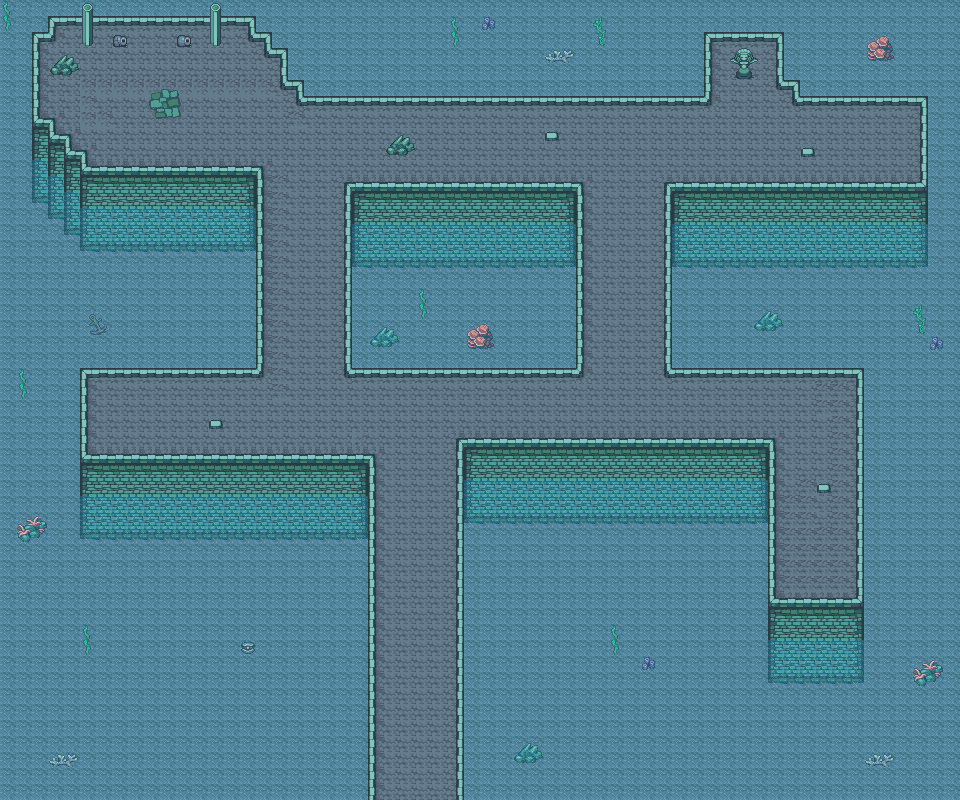

This game map was drawn from its Tiled (.tmx) file and the tilesets committed beside it. A one-line description and the trimmed map source follow:
An orthogonal 60x50 tile map with 16x16 px tiles, 7 tile layers (Collision, Background, Below Water, Clutterbelowwater, ...), 4 tilesets and 40 objects.

<map version="1.10" tiledversion="1.10.1" orientation="orthogonal" renderorder="right-down" width="60" height="50" tilewidth="16" tileheight="16" infinite="0" nextlayerid="14" nextobjectid="120">
 <editorsettings>
  <export format="tmx" />
 </editorsettings>
 <properties>
  <property name="dungeonEffect">{
  "startBattleWithCard": [ "Wall of Water|3ED|3ED" ]
}</property>
 </properties>
 <tileset firstgid="1" source="../../tileset/main.tsx" />
 <tileset firstgid="10113" source="../../tileset/buildings.tsx" />
 <tileset firstgid="11905" source="../../tileset/dungeon/dungeon_bis.tsx" />
 <tileset firstgid="28289" source="../../tileset/main-nocollide.tsx" />
 <layer id="13" name="Collision" width="60" height="50">
  <data>[3000 cells, 17 non-empty, 6 distinct tile ids]</data>
 </layer>
 <layer id="1" name="Background" width="60" height="50">
  <data>[3000 cells, 3000 non-empty, 1 distinct tile ids]</data>
 </layer>
 <layer id="11" name="Below Water" width="60" height="50">
  <data>[3000 cells, 309 non-empty, 12 distinct tile ids]</data>
 </layer>
 <layer id="12" name="Clutterbelowwater" width="60" height="50">
  <data>[3000 cells, 58 non-empty, 24 distinct tile ids]</data>
 </layer>
 <layer id="2" name="Water" width="60" height="50" opacity="0.29">
  <data>[3000 cells, 3000 non-empty, 1 distinct tile ids]</data>
 </layer>
 <layer id="10" name="UpWater" width="60" height="50">
  <data>[3000 cells, 1133 non-empty, 22 distinct tile ids]</data>
 </layer>
 <layer id="3" name="Clutter" width="60" height="50">
  <properties>
   <property name="spriteLayer" type="bool" value="true" />
  </properties>
  <data>[3000 cells, 95 non-empty, 28 distinct tile ids]</data>
 </layer>
 <objectgroup id="4" name="Objects">
  <object id="38" template="../../obj/entry_up.tx" x="375.987" y="798.657" width="85.7826" height="16">
   <properties>
    <property name="teleport" value="" />
   </properties>
  </object>
  <object id="55" template="../../obj/treasure.tx" x="63.2413" y="45.158" />
  <object id="64" template="../../obj/treasure.tx" x="225.969" y="32.1053" />
  <object id="56" template="../../obj/enemy.tx" x="157.832" y="107.862" width="16" height="16">
   <properties>
    <property name="effect">{ "startBattleWithCardInCommandZone": [ "Kiora's Boss Effect"]
}</property>
    <property name="enemy" value="Kiora" />
    <property name="speedModifier" type="float" value="50" />
    <property name="threatRange" type="int" value="50" />
   </properties>
  </object>
  <object id="57" template="../../obj/enemy.tx" x="611.658" y="261.848">
   <properties>
    <property name="enemy" value="Merfolk Elite" />
    <property name="threatRange" type="int" value="40" />
    <property name="waypoints" value="87,96" />
   </properties>
  </object>
  <object id="60" template="../../obj/gold.tx" x="142.263" y="55" />
  <object id="65" template="../../obj/enemy.tx" x="841.736" y="154.292">
   <properties>
    <property name="enemy" value="Turtle" />
    <property name="speedModifier" type="float" value="60" />
    <property name="threatRange" type="int" value="30" />
   </properties>
  </object>
  <object id="67" template="../../obj/enemy.tx" x="527.043" y="415.557">
   <properties>
    <property name="enemy" value="Crab" />
    <property name="threatRange" type="int" value="30" />
   </properties>
  </object>
  <object id="68" template="../../obj/enemy.tx" x="287.924" y="251.47">
   <properties>
    <property name="enemy" value="Merfolk Elite" />
    <property name="speedModifier" type="float" value="40" />
    <property name="threatRange" type="int" value="30" />
    <property name="waypoints" value="88,118" />
   </properties>
  </object>
  <object id="76" template="../../obj/enemy.tx" x="405.76" y="479.799">
   <properties>
    <property name="enemy" value="Crab" />
    <property name="threatRange" type="int" value="50" />
   </properties>
  </object>
  <object id="77" template="../../obj/manashards.tx" x="472.877" y="128.357" />
  <object id="78" template="../../obj/manashards.tx" x="96.6957" y="112.769" />
  <object id="79" template="../../obj/manashards.tx" x="94.0067" y="398.498" />
  <object id="80" template="../../obj/booster.tx" x="887.515" y="144.246">
   <properties>
    <property name="reward">[
  {
    "editions": [ "M13" ],
    "type": "card",
    "count": 10,
    "rarity": [ "Common" ]
  },
  {
    "editions": [ "M13" ],
    "type": "card",
    "count": 3,
    "rarity": [ "Uncommon" ]
  },
  {
    "editions": [ "M13" ],
    "type": "card",
    "count": 1,
    "rarity": [ "Rare", "Mythic Rare" ]
  }
]
</property>
   </properties>
  </object>
  <object id="86" template="../../obj/waypoint.tx" x="170.469" y="142.625" />
  <object id="87" template="../../obj/waypoint.tx" x="609.895" y="145.168" />
  <object id="88" template="../../obj/waypoint.tx" x="290.52" y="423.634" />
  <object id="95" template="../../obj/manashards.tx" x="886" y="172" />
  <object id="96" template="../../obj/waypoint.tx" x="612" y="414" />
  <object id="98" template="../../obj/waypoint.tx" x="800" y="415.333" />
  <object id="99" template="../../obj/waypoint.tx" x="809.333" y="579.333" />
  <object id="100" template="../../obj/waypoint.tx" x="118.667" y="425.333" />
  <object id="101" template="../../obj/enemy.tx" x="207.333" y="139.333">
   <properties>
    <property name="enemy" value="Jellyfish" />
    <property name="threatRange" type="int" value="30" />
    <property name="waypoints" value="119,86" />
   </properties>
  </object>
  <object id="102" template="../../obj/collision.tx" x="773.083" y="598.667" width="89.1667" height="88" />
  <object id="103" template="../../obj/collision.tx" x="56.4168" y="454.667" width="317.833" height="345.814" />
  <object id="104" template="../../obj/collision.tx" x="459.083" y="439" width="317.833" height="361.284" />
  <object id="105" template="../../obj/collision.tx" x="299.75" y="86" width="409.833" height="16" />
  <object id="107" template="../../obj/collision.tx" x="345.75" y="182.333" width="235.166" height="192.666" />
  <object id="108" template="../../obj/collision.tx" x="27.7503" y="167" width="235.166" height="207.333" />
  <object id="109" template="../../obj/collision.tx" x="663.084" y="185" width="265.833" height="192.666" />
  <object id="110" template="../../obj/collision.tx" x="857.083" y="368.667" width="37.1663" height="236.667" />
  <object id="111" template="../../obj/collision.tx" x="23.0835" y="369" width="64.4997" height="86" />
  <object id="112" template="../../obj/collision.tx" x="921.417" y="96.3332" width="19.1663" height="89.3337" />
  <object id="113" template="../../obj/enemy.tx" x="156" y="416">
   <properties>
    <property name="enemy" value="Jellyfish" />
    <property name="threatRange" type="int" value="30" />
    <property name="waypoints" value="100,98" />
   </properties>
  </object>
  <object id="114" template="../../obj/collision.tx" x="795.083" y="79.3333" width="126.5" height="24" />
  <object id="115" template="../../obj/collision.tx" x="49.0835" y="6" width="205.166" height="16" />
  <object id="116" template="../../obj/collision.tx" x="-12.9165" y="0.333333" width="48.4997" height="164" />
  <object id="117" template="../../obj/gold.tx" x="830.667" y="586.667" />
  <object id="118" template="../../obj/waypoint.tx" x="286.667" y="148.667" />
  <object id="119" template="../../obj/waypoint.tx" x="851.333" y="149.333" />
 </objectgroup>
</map>
